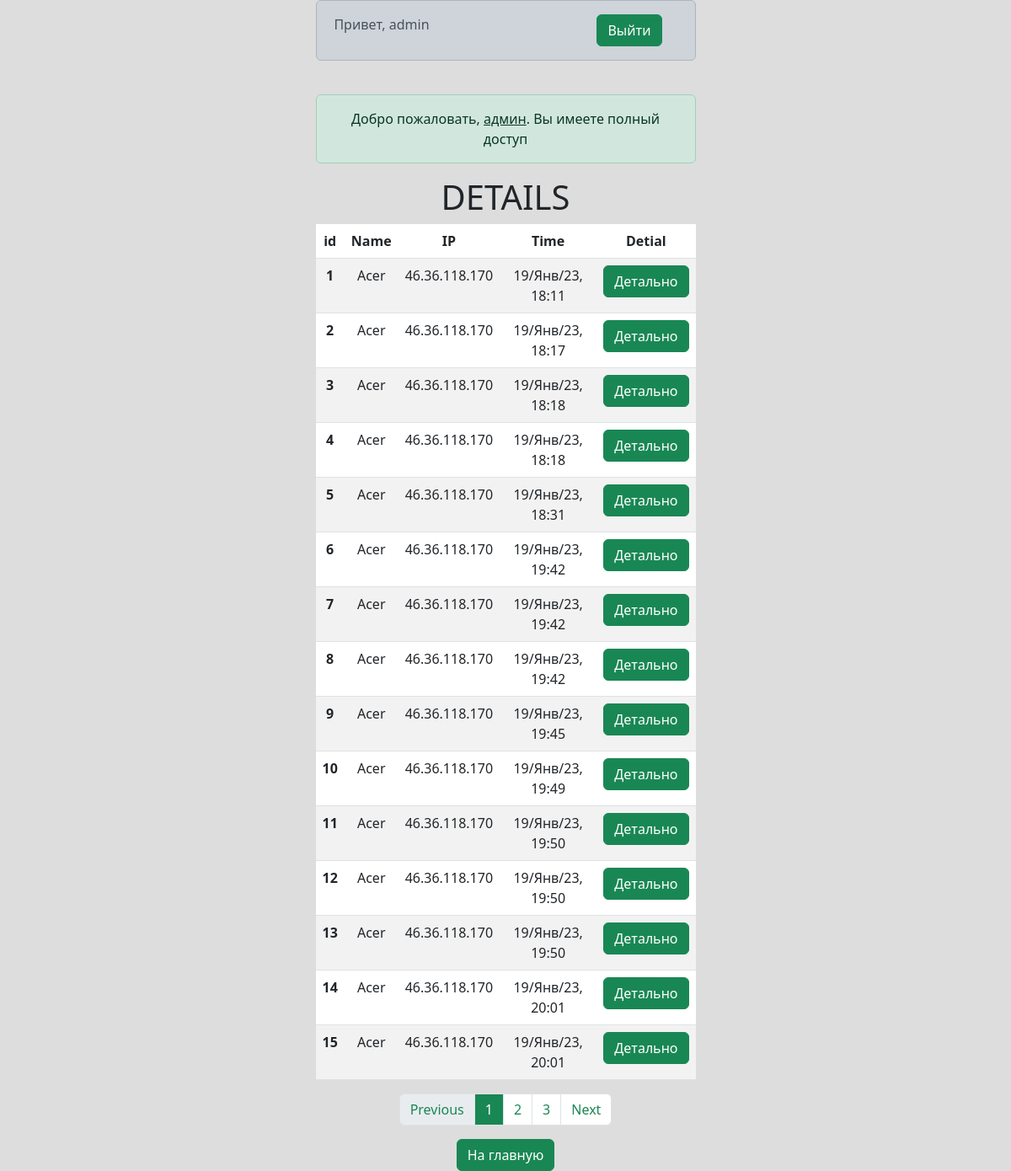
The app's page /details/ (signed in) with its own data.
### main/models.py (models this page shows, shortened)
class Data(models.Model):
    user = models.CharField(max_length=255)
    ip = models.CharField(max_length=100)
    data = models.TextField()
    time = models.DateTimeField(auto_now_add=True)
    class Meta:
        verbose_name='Данные'
        verbose_name_plural='Данные'
    def get_absolute_url(self):
        return reverse('detail_view', kwargs={'pk': self.pk})

### main/views.py (the view)
# urls.py: path('details/', Details.as_view(), name='details'),
class Details(LoginRequiredMixin, ListView):
    queryset = Data.objects.all()
    template_name = 'main/details.html'
    login_url = 'index'
    redirect_field_name = 'index'
    paginate_by = 15

### main/templates/main/details.html (shortened to what this page needs)
{% extends 'main/layout.html' %}
{% block alert %}
    {% if user.is_superuser %}
        <div class="alert alert-success" role="alert">
            Добро пожаловать, <u>админ</u>. Вы имеете полный доступ
        </div>
    {% elif user.is_staff%}
        <div class="alert alert-success" role="alert">
            Добро пожаловать, вы имеете полный доступ
        </div>
    {% else %}
        <div class="alert alert-danger" role="alert">
            Информация недоступна
        </div>
    {% endif %}
{% endblock %}
{% block main %}
    {% if user.is_staff%}
        <h1>DETAILS</h1>
        <table class="table table-striped">
          <thead>
            <tr>
              <th scope="col">id</th>
              <th scope="col">Name</th>
              <th scope="col">IP</th>
              <th scope="col">Time</th>
              <th scope="col">Detial</th>
            </tr>
          </thead>
          <tbody>
            {% for item in page_obj %}
                <tr>
                  <th scope="row">{{ item.pk }}</th>
                  <td>{{ item.user }}</td>
                  <td>{{ item.ip }}</td>
                  <td>{{ item.time|date:"j/M/y, G:i" }}</td>
                  <td><a class="btn btn-success" href="{{ item.get_absolute_url }}">Детально</a></td>
                </tr>
            {% endfor %}
          </tbody>
        </table>
        <nav aria-label="Page navigation">
          <ul class="pagination justify-content-center">
            <li class="page-item {% if not page_obj.has_previous %} disabled {% endif %}">
              <a class="page-link text-success" {% if page_obj.has_previous %} href="?page={{ page_obj.previous_page_number }}" {% endif %}>Previous</a>
            </li>
            {% for pageNum in paginator.page_range %}
                <li class="page-item {% if pageNum == page_obj.number %} disabled {% endif %}">
                    <a class="page-link {% if pageNum == page_obj.number %} text-bg-success {% else %} text-success {% endif %}" href="?page={{ pageNum }}">{{ pageNum }}</a>
                </li>
            {% endfor %}
            <li class="page-item {% if not page_obj.has_next %} disabled {% endif %}">
              <a class="page-link text-success" {% if page_obj.has_next %} href="?page={{ page_obj.next_page_number }}" {% endif %}>Next</a>
            </li>
          </ul>
        </nav>
    {% endif %}
       <div class="row">
          <div class="col"><a class="btn btn-success" href="{% url 'index' %}">На главную</a></div>
        </div>
{% endblock %}

### main/templates/main/layout.html (shortened to what this page needs)
<!doctype html>
<html lang="en">
  <head>
    <link href="https://cdn.jsdelivr.net/npm/bootstrap@5.3.0-alpha1/dist/css/bootstrap.min.css" rel="stylesheet">
  </head>
  <body>
   <div class="container text-center">
  <div class="row">
    <div class="col">
    </div>
    <div class="col-md-5">
      {% if request.user.is_authenticated %}
        <div class="alert alert-dark" role="alert">
          <div class="row">
            <div class="col">Привет, {{ user.username }} </div>
            <div class="col"></div>
            <div class="col"><a class="btn btn-success" href="{% url 'logout' %}">Выйти</a></div>
          </div>
        </div>
      {% endif %}
        <br>
      {% block alert %}{% endblock %}
      {% block main %}{% endblock %}
    </div>
    <div class="col">
    </div>
  </div>
</div>
  </body>
</html>

### main/templates/main/layout.html (style rules this page uses)
body { background: #ddd; }

### records on screen
Data: pk "1", user "Acer", ip "46.36.118.170", time "19/Янв/23, 18:11"
Data: pk "2", user "Acer", ip "46.36.118.170", time "19/Янв/23, 18:17"
Data: pk "3", user "Acer", ip "46.36.118.170", time "19/Янв/23, 18:18"
Data: pk "4", user "Acer", ip "46.36.118.170", time "19/Янв/23, 18:18"
Data: pk "5", user "Acer", ip "46.36.118.170", time "19/Янв/23, 18:31"
Data: pk "6", user "Acer", ip "46.36.118.170", time "19/Янв/23, 19:42"
Data: pk "7", user "Acer", ip "46.36.118.170", time "19/Янв/23, 19:42"
Data: pk "8", user "Acer", ip "46.36.118.170", time "19/Янв/23, 19:42"
Data: pk "9", user "Acer", ip "46.36.118.170", time "19/Янв/23, 19:45"
Data: pk "10", user "Acer", ip "46.36.118.170", time "19/Янв/23, 19:49"
Data: pk "11", user "Acer", ip "46.36.118.170", time "19/Янв/23, 19:50"
Data: pk "12", user "Acer", ip "46.36.118.170", time "19/Янв/23, 19:50"
Data: pk "13", user "Acer", ip "46.36.118.170", time "19/Янв/23, 19:50"
Data: pk "14", user "Acer", ip "46.36.118.170", time "19/Янв/23, 20:01"
Data: pk "15", user "Acer", ip "46.36.118.170", time "19/Янв/23, 20:01"

### other values on screen
{{ user.username }} "admin"
{{ pageNum }} "1" "2" "3"
